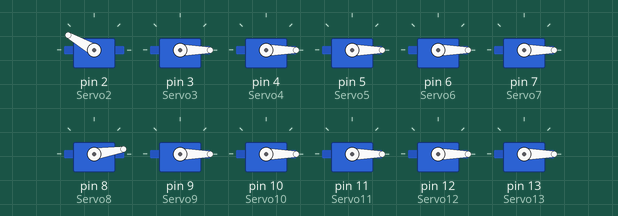
This sketch was run on a simulated Arduino Uno, built with avr-gcc and run on an emulated ATmega328P. Shown: 12 × servo.

Above: at 0.15 s.
At 1.06 s:
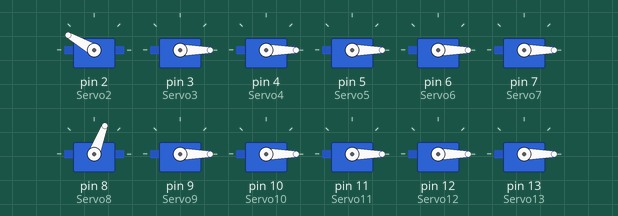
At 1.97 s:
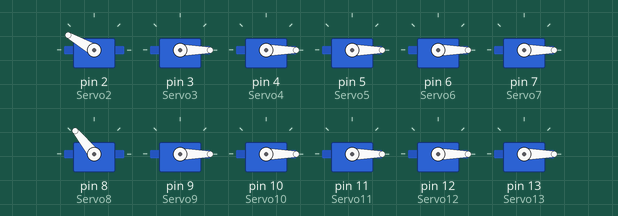
At 4.09 s:
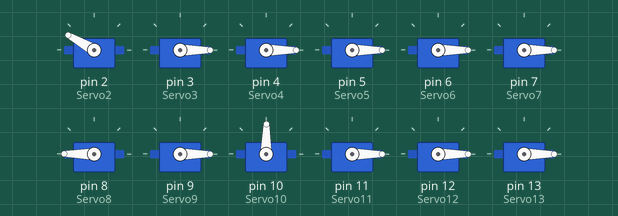
At 6.21 s:
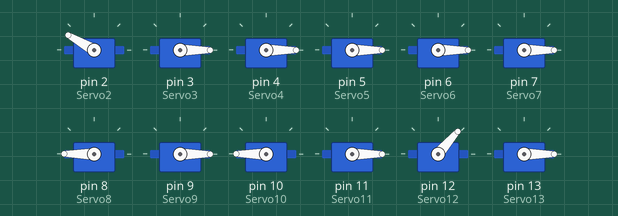
At 8.2 s:
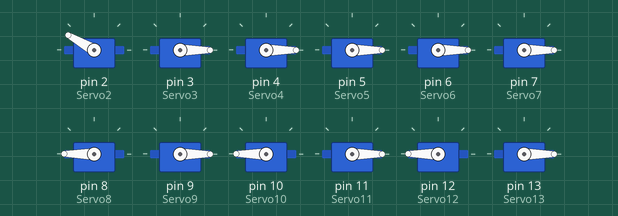
Timing chart, 0 to 9.7 s (numbered marks = the images above):
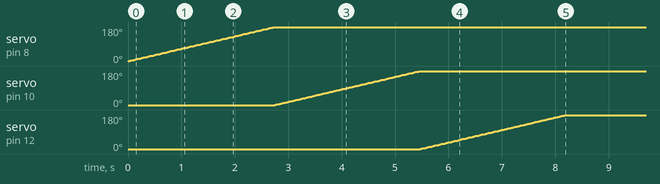

Measured:
- by itself, servo on pin 8 (Servo8), servo on pin 10 (Servo10), servo on pin 12 (Servo12): moves from 0° to 180° over 2.7 s

The sketch:

presepio.ino
```cpp
#include <Servo.h>
#include "configuracao.h"

Servo Servo2;
Servo Servo3;
Servo Servo4;
Servo Servo5;
Servo Servo6;
Servo Servo7;
Servo Servo8;
Servo Servo9;
Servo Servo10;
Servo Servo11;
Servo Servo12;
Servo Servo13;

Servo *servo_map[] = {
  &Servo2,
  &Servo3,
  &Servo4,
  &Servo5,
  &Servo6,
  &Servo7,
  &Servo8,
  &Servo9,
  &Servo10,
  &Servo11,
  &Servo12,
  &Servo13
};

int pos_inicial_map[] = {
  POS_INICIAL_2,
  POS_INICIAL_3,
  POS_INICIAL_4,
  POS_INICIAL_5,
  POS_INICIAL_6,
  POS_INICIAL_7,
  POS_INICIAL_8,
  POS_INICIAL_9,
  POS_INICIAL_10,
  POS_INICIAL_11,
  POS_INICIAL_12,
  POS_INICIAL_13
};

int pos_map[] = {
  POS_INICIAL_2,
  POS_INICIAL_3,
  POS_INICIAL_4,
  POS_INICIAL_5,
  POS_INICIAL_6,
  POS_INICIAL_7,
  POS_INICIAL_8,
  POS_INICIAL_9,
  POS_INICIAL_10,
  POS_INICIAL_11,
  POS_INICIAL_12,
  POS_INICIAL_13
};

int pos_final_map[] = {
  POS_FINAL_2,
  POS_FINAL_3,
  POS_FINAL_4,
  POS_FINAL_5,
  POS_FINAL_6,
  POS_FINAL_7,
  POS_FINAL_8,
  POS_FINAL_9,
  POS_FINAL_10,
  POS_FINAL_11,
  POS_FINAL_12,
  POS_FINAL_13
};

int sinal_entrada_map[] = {
  SINAL_ENTRADA_2,
  SINAL_ENTRADA_3,
  SINAL_ENTRADA_4,
  SINAL_ENTRADA_5,
  SINAL_ENTRADA_6,
  SINAL_ENTRADA_7,
  SINAL_ENTRADA_8,
  SINAL_ENTRADA_9,
  SINAL_ENTRADA_10,
  SINAL_ENTRADA_11,
  SINAL_ENTRADA_12,
  SINAL_ENTRADA_13,
};

void setup() {

  //Serial.begin(9600);

  Servo2.attach(2);
  Servo3.attach(3);
  Servo4.attach(4);
  Servo5.attach(5);
  Servo6.attach(6);
  Servo7.attach(7);
  Servo8.attach(8);
  Servo9.attach(9);
  Servo10.attach(10);
  Servo11.attach(11);
  Servo12.attach(12);
  Servo13.attach(13);

  Servo2.write(POS_INICIAL_2);  // 0
  Servo3.write(POS_INICIAL_3);  // 1
  Servo4.write(POS_INICIAL_4);  // 2
  Servo5.write(POS_INICIAL_5);  // 3
  Servo6.write(POS_INICIAL_6);  // 4
  Servo7.write(POS_INICIAL_7);  // 5
  Servo8.write(POS_INICIAL_8);  // 6
  Servo9.write(POS_INICIAL_9);  // 7
  Servo10.write(POS_INICIAL_10);  // 8
  Servo11.write(POS_INICIAL_11);  // 9
  Servo12.write(POS_INICIAL_12);  // 10
  Servo13.write(POS_INICIAL_13);  // 11
}

void loop(){
  for(int i=0; i<12; i++){
    int reading = digitalRead(sinal_entrada_map[i]);
    if (reading==HIGH){
      if(pos_inicial_map[i] < pos_final_map[i]){
        if(pos_map[i] != pos_final_map[i]){
          pos_map[i]++;
          servo_map[i]->write(pos_map[i]);
        }
      }else{ // pos_inicial_map[i] > pos_final_map[i]
        if(pos_map[i] > pos_final_map[i]){
          pos_map[i]--;
          servo_map[i]->write(pos_map[i]);
         }
      }
    }else{ // LOW
      if(pos_inicial_map[i] < pos_final_map[i]){
        if(pos_map[i] > pos_inicial_map[i]){
          pos_map[i]--;
          servo_map[i]->write(pos_map[i]);
        }
      }else{ // pos_inicial_map[i] > pos_final_map[i]
        if(pos_map[i] < pos_inicial_map[i]){
          pos_map[i]++;
          servo_map[i]->write(pos_map[i]);
         }
      }
    }
  }
  delay(VELOCIDADE);
}
```

configuracao.h
```cpp
/*
 Parametros para a controlar servos.
 Autor: Lucas Vido ( vido@usp.br || vidov8@gmail.com )
*/

// Define a posicao inicial dos servos
// Min 0 graus -  Max 180 graus
// O valor da posicao inicial pode ser maior que a final (antihorario)
#define POS_INICIAL_2 150
#define POS_INICIAL_3 0
#define POS_INICIAL_4 0
#define POS_INICIAL_5 0
#define POS_INICIAL_6 0
#define POS_INICIAL_7 0
#define POS_INICIAL_8 0
#define POS_INICIAL_9 0
#define POS_INICIAL_10 0
#define POS_INICIAL_11 0
#define POS_INICIAL_12 0
#define POS_INICIAL_13 0

// Define a posicao final dos servos
// Min 0 graus - Max 180 graus
// O valor da posicao inicial pode ser maior que a final (antihorario)
#define POS_FINAL_2 40
#define POS_FINAL_3 180
#define POS_FINAL_4 180
#define POS_FINAL_5 180
#define POS_FINAL_6 180
#define POS_FINAL_7 180
#define POS_FINAL_8 180
#define POS_FINAL_9 180
#define POS_FINAL_10 180
#define POS_FINAL_11 180
#define POS_FINAL_12 180
#define POS_FINAL_13 180

// Velocidade e um intervalo de tempo, logo
// quanto maior o valor, mais lento o movimento.
// Min 0 ms representa a maxima velocidade
// O valor minimo recomendado e 1 ms
// Nao o valor maximo e 64000 ms
#define VELOCIDADE 15

// Exemplo:
// SINAL_ENTRADA_2 representa o servo no pino 2
// SINAL_ENTRADA_2 22 diz que o sinal de entrada que aciona o servo2
// vem do pino 22
// A numeracao nao precisa obedecer uma sequencia
#define SINAL_ENTRADA_2 22
#define SINAL_ENTRADA_3 23
#define SINAL_ENTRADA_4 24
#define SINAL_ENTRADA_5 25
#define SINAL_ENTRADA_6 26
#define SINAL_ENTRADA_7 27
#define SINAL_ENTRADA_8 28
#define SINAL_ENTRADA_9 29
#define SINAL_ENTRADA_10 30
#define SINAL_ENTRADA_11 31
#define SINAL_ENTRADA_12 32
#define SINAL_ENTRADA_13 33
```
